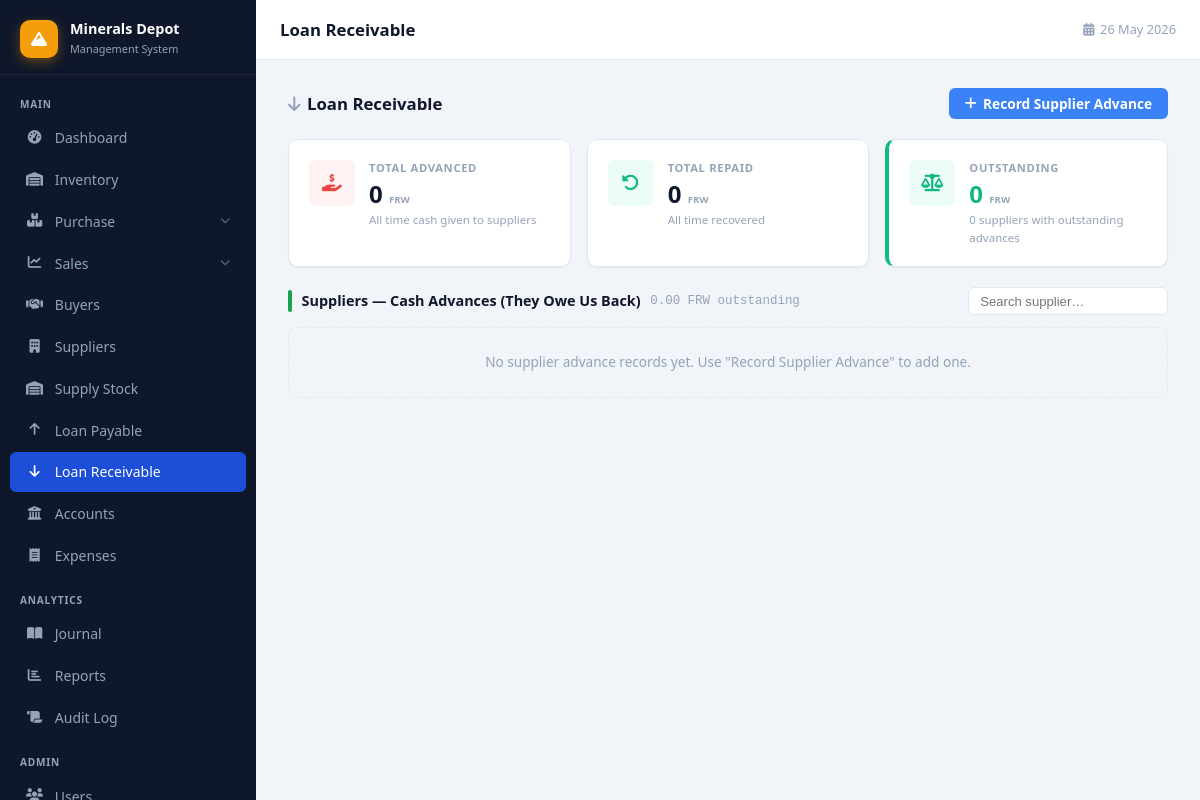
The page /loans-receivable.php (signed in) on the database as committed earlier.
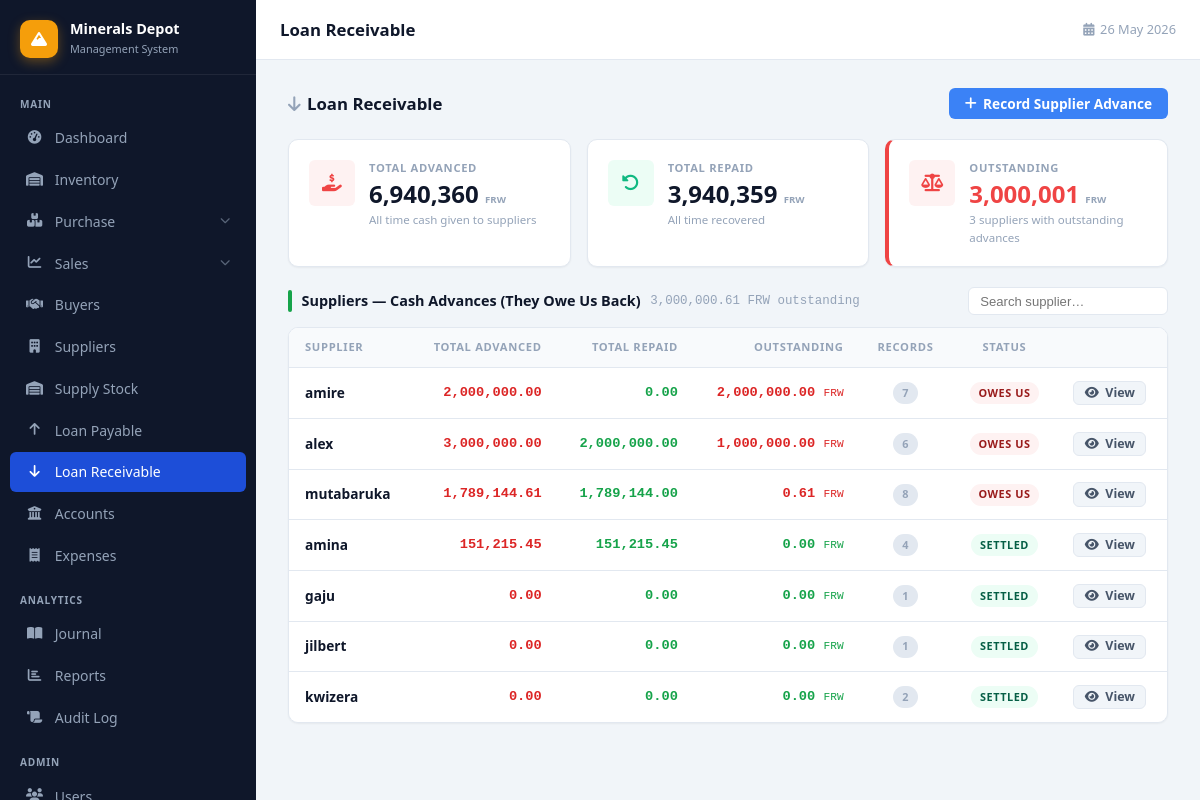
The same page on the database as committed later.
### tables this page shows
CREATE TABLE `suppliers` (
  `id` int(11) NOT NULL,
  `supplier_code` varchar(50) NOT NULL,
  `name` varchar(100) NOT NULL,
  `contact_person` varchar(100) DEFAULT NULL,
  `phone` varchar(20) DEFAULT NULL,
  `email` varchar(100) DEFAULT NULL,
  `license_number` varchar(100) DEFAULT NULL,
  `address` text DEFAULT NULL,
  `created_at` timestamp NOT NULL DEFAULT current_timestamp()
);

### loans-receivable.php (the view, shortened to what the changed rows need)
<?php
require_once 'config/database.php';
try { $pdo->exec("ALTER TABLE supplier_loans ADD COLUMN payment_method ENUM('cash','bank','momo') DEFAULT NULL"); } catch(Exception $e){}
try { $pdo->exec("ALTER TABLE supplier_loans ADD COLUMN account_id INT DEFAULT NULL"); } catch(Exception $e){}
$sup_adv_raw = $pdo->query("
    SELECT s.id, s.name,
           COALESCE(SUM(CASE WHEN sl.type='loan' AND sl.is_deferred=0 THEN sl.amount ELSE 0 END),0) AS total_advanced,
           COALESCE(SUM(CASE WHEN sl.type='repayment' AND sl.is_deferred=0 THEN sl.amount ELSE 0 END),0) AS total_repaid,
           COALESCE(SUM(CASE WHEN sl.type='loan' AND sl.is_deferred=0 THEN sl.amount
                             WHEN sl.type='repayment' AND sl.is_deferred=0 THEN -sl.amount ELSE 0 END),0) AS balance,
           COUNT(sl.id) AS entries
    FROM suppliers s
    LEFT JOIN supplier_loans sl ON sl.supplier_id=s.id
    GROUP BY s.id, s.name ORDER BY balance DESC, s.name
")->fetchAll(PDO::FETCH_ASSOC);
$sup_adv_map=[];
foreach($sup_adv_raw as $r) $sup_adv_map[(int)$r['id']]=$r;
$stat_advances = array_sum(array_column(array_filter($sup_adv_raw,fn($r)=>$r['balance']>0),'balance'));
$stat_total_adv = array_sum(array_column($sup_adv_raw,'total_advanced'));
$stat_total_rep = array_sum(array_column($sup_adv_raw,'total_repaid'));
$cnt_advances   = count(array_filter($sup_adv_raw,fn($r)=>$r['balance']>0));
$view_supplier_id = intval($_GET['supplier_id'] ?? 0);
$view_sup_adv     = $view_supplier_id ? ($sup_adv_map[$view_supplier_id] ?? null) : null;
$loans=[]; $total=0; $total_pages=1; $page=1; $offset=0; $per_page=25;
$date_from=$_GET['date_from']??''; $date_to=$_GET['date_to']??'';
include 'includes/header.php';
?>
<?php
if($view_supplier_id && $view_sup_adv):
    $bal=(float)$view_sup_adv['balance']; $col=$bal>0?'#dc2626':'#16a34a';
?>
<div class="page-header">
    <div style="display:flex;align-items:center;gap:.75rem">
        <a href="loans-receivable.php" class="btn btn-secondary" style="padding:.4rem .75rem"><i class="fas fa-arrow-left"></i></a>
        <div>
            <h2 style="margin:0"><i class="fas fa-industry" style="margin-right:.4rem;color:var(--text-muted)"></i><?= htmlspecialchars($view_sup_adv['name']) ?></h2>
            <div style="font-size:.8rem;color:var(--text-muted);margin-top:.1rem">Cash Advances — Supplier Owes Us</div>
        </div>
    </div>
    <div style="display:flex;gap:.5rem">
        <a href="loans-payable.php?supplier_id=<?= $view_supplier_id ?>" class="btn btn-secondary">
            <i class="fas fa-arrow-right-arrow-left"></i> View Deferred Payments
        </a>
        <button class="btn btn-primary" onclick="openModal()"><i class="fas fa-plus"></i> Record Advance / Repayment</button>
    </div>
</div>
<div class="stats-grid" style="grid-template-columns:repeat(3,1fr);margin-bottom:1.25rem">
    <div class="stat-card">
        <div class="stat-icon si-red"><i class="fas fa-hand-holding-dollar"></i></div>
        <div class="stat-info"><div class="stat-label">Total Advanced</div>
            <div class="stat-value"><?= number_format($view_sup_adv['total_advanced'],0) ?> <small style="font-size:.6rem;color:var(--text-muted)">FRW</small></div>
            <div class="stat-sub">Cash given to supplier</div></div>
    </div>
    <div class="stat-card">
        <div class="stat-icon si-green"><i class="fas fa-rotate-left"></i></div>
        <div class="stat-info"><div class="stat-label">Total Repaid</div>
            <div class="stat-value"><?= number_format($view_sup_adv['total_repaid'],0) ?> <small style="font-size:.6rem;color:var(--text-muted)">FRW</small></div>
            <div class="stat-sub">Recovered from supplier</div></div>
    </div>
    <div class="stat-card" style="border-left:4px solid <?= $col ?>">
        <div class="stat-icon" style="background:<?= $bal>0?'#fef2f2':'#f0fdf4' ?>;color:<?= $col ?>"><i class="fas fa-scale-balanced"></i></div>
        <div class="stat-info"><div class="stat-label">Outstanding</div>
            <div class="stat-value" style="color:<?= $col ?>"><?= number_format(abs($bal),0) ?> <small style="font-size:.6rem;color:var(--text-muted)">FRW</small></div>
            <div class="stat-sub" style="color:<?= $col ?>"><?= $bal>0?'Supplier owes us':'Settled' ?></div></div>
    </div>
</div>
<form method="GET" action="loans-receivable.php" class="filter-bar" style="margin-bottom:1rem">
    <input type="hidden" name="supplier_id" value="<?= $view_supplier_id ?>">
    <div class="filter-group"><label>From</label><input type="date" name="date_from" value="<?= htmlspecialchars($date_from) ?>"></div>
    <div class="filter-group"><label>To</label><input type="date" name="date_to" value="<?= htmlspecialchars($date_to) ?>"></div>
    <div class="filter-group">
        <label>Search</label>
        <input type="search" id="loans-search" placeholder="Type, method, notes…" oninput="filterLoans(this.value)"
               style="padding:.35rem .7rem;font-size:.82rem;border:1px solid var(--border);border-radius:6px;background:var(--surface);color:var(--text)">
    </div>
    <div class="filter-actions">
        <button type="submit" class="btn btn-primary" style="height:2rem;padding:0 .75rem;font-size:.82rem"><i class="fas fa-filter"></i> Filter</button>
        <?php if($date_from||$date_to): ?><a href="loans-receivable.php?supplier_id=<?= $view_supplier_id ?>" class="btn btn-secondary" style="height:2rem;padding:0 .75rem;font-size:.82rem"><i class="fas fa-xmark"></i> Clear</a><?php endif; ?>
    </div>
</form>
<div class="table-wrap">
    <table>
        <thead><tr><th>#</th><th>Date</th><th>Type</th><th style="text-align:right">Amount (FRW)</th><th>Method</th><th>Notes</th><th>By</th><th></th></tr></thead>
        <tbody id="loans-tbody">
        <?php $i=0; foreach($loans as $ln): ?>
        <tr id="loan-row-<?= $ln['id'] ?>">
            <td class="text-muted" style="font-size:.78rem"><?= ++$i ?></td>
            <td class="text-muted" style="font-size:.82rem;white-space:nowrap"><?= date('d M Y H:i',strtotime($ln['created_at'])) ?></td>
            <td><?= $ln['type']==='loan'
                ? '<span class="badge badge-danger"><i class="fas fa-arrow-up" style="font-size:.65rem"></i> Advance</span>'
                : '<span class="badge badge-success"><i class="fas fa-arrow-down" style="font-size:.65rem"></i> Repayment</span>' ?></td>
            <td style="text-align:right;font-family:monospace;font-weight:700;color:<?= $ln['type']==='loan'?'#dc2626':'#16a34a' ?>">
                <?= ($ln['type']==='loan'?'+':'−').number_format($ln['amount'],2) ?></td>
            <td style="font-size:.78rem"><?= $ln['payment_method'] ? '<span class="badge" style="background:var(--border);color:var(--text-muted)">'.strtoupper($ln['payment_method']).'</span>' : '<span class="text-muted">—</span>' ?></td>
            <td class="text-muted" style="font-size:.82rem"><?= htmlspecialchars($ln['notes']??'') ?></td>
            <td class="text-muted" style="font-size:.78rem"><?= htmlspecialchars($ln['created_by_name']??'') ?></td>
            <td><button class="btn btn-danger" style="padding:.3rem .6rem;font-size:.75rem" onclick="deleteLoan(<?= $ln['id'] ?>,this)"><i class="fas fa-trash"></i></button></td>
        </tr>
        <?php endforeach; ?>
        <?php if(!$loans): ?><tr id="empty-row"><td colspan="8" style="text-align:center;padding:2rem;color:var(--text-muted)">No advance records found.</td></tr><?php endif; ?>
        </tbody>
    </table>
    <?php if($total_pages>1): ?><?= paginate($page,$total_pages,['supplier_id'=>$view_supplier_id,'date_from'=>$date_from,'date_to'=>$date_to],'loans-receivable.php') ?><?php endif; ?>
</div>
<?php
else:
?>
<div class="page-header">
    <h2><i class="fas fa-arrow-down" style="margin-right:.4rem;color:var(--text-muted)"></i>Loan Receivable</h2>
    <button class="btn btn-primary" onclick="openModal()"><i class="fas fa-plus"></i> Record Supplier Advance</button>
</div>
<div class="stats-grid" style="grid-template-columns:repeat(3,1fr);margin-bottom:1.25rem">
    <div class="stat-card">
        <div class="stat-icon si-red"><i class="fas fa-hand-holding-dollar"></i></div>
        <div class="stat-info"><div class="stat-label">Total Advanced</div>
            <div class="stat-value"><?= number_format($stat_total_adv,0) ?> <small style="font-size:.6rem;color:var(--text-muted)">FRW</small></div>
            <div class="stat-sub">All time cash given to suppliers</div></div>
    </div>
    <div class="stat-card">
        <div class="stat-icon si-green"><i class="fas fa-rotate-left"></i></div>
        <div class="stat-info"><div class="stat-label">Total Repaid</div>
            <div class="stat-value"><?= number_format($stat_total_rep,0) ?> <small style="font-size:.6rem;color:var(--text-muted)">FRW</small></div>
            <div class="stat-sub">All time recovered</div></div>
    </div>
    <div class="stat-card" style="border-left:4px solid <?= $stat_advances>0?'var(--danger)':'var(--success)' ?>">
        <div class="stat-icon <?= $stat_advances>0?'si-red':'si-green' ?>"><i class="fas fa-scale-balanced"></i></div>
        <div class="stat-info"><div class="stat-label">Outstanding</div>
            <div class="stat-value" style="color:<?= $stat_advances>0?'var(--danger)':'var(--success)' ?>"><?= number_format($stat_advances,0) ?> <small style="font-size:.6rem;color:var(--text-muted)">FRW</small></div>
            <div class="stat-sub"><?= $cnt_advances ?> supplier<?= $cnt_advances!=1?'s':'' ?> with outstanding advances</div></div>
    </div>
</div>
<div style="display:flex;align-items:center;gap:.6rem;margin-bottom:.75rem">
    <div style="width:4px;height:1.4rem;background:#16a34a;border-radius:2px"></div>
    <span style="font-weight:700;font-size:.9rem">Suppliers — Cash Advances (They Owe Us Back)</span>
    <span style="font-size:.78rem;color:var(--text-muted);font-family:monospace"><?= number_format($stat_advances,2) ?> FRW outstanding</span>
    <input type="search" id="supplier-search" placeholder="Search supplier…" oninput="filterSuppliers(this.value)"
           style="margin-left:auto;padding:.35rem .7rem;font-size:.82rem;border:1px solid var(--border);border-radius:6px;background:var(--surface);color:var(--text);width:200px">
</div>
<?php $adv_list=array_filter($sup_adv_raw,fn($r)=>(int)$r['entries']>0); ?>
<?php if($adv_list): ?>
<div class="table-wrap">
    <table>
        <thead><tr><th>Supplier</th><th style="text-align:right">Total Advanced</th><th style="text-align:right">Total Repaid</th><th style="text-align:right">Outstanding</th><th style="text-align:center">Records</th><th style="text-align:center">Status</th><th></th></tr></thead>
        <tbody id="suppliers-tbody">
        <?php foreach($adv_list as $s):
            $bal=(float)$s['balance']; $col=$bal>0?'#dc2626':($bal<0?'#2563eb':'#16a34a');
            $lbl=$bal>0?'Owes Us':($bal<0?'Credit':'Settled');
            $bdg=$bal>0?'badge-danger':($bal<0?'badge-primary':'badge-success');
        ?>
        <tr style="cursor:pointer" onclick="location.href='loans-receivable.php?supplier_id=<?= $s['id'] ?>'"
            onmouseover="this.style.background='var(--border)22'" onmouseout="this.style.background=''">
            <td><strong><?= htmlspecialchars($s['name']) ?></strong></td>
            <td style="text-align:right;font-family:monospace;color:#dc2626;font-weight:600"><?= number_format($s['total_advanced'],2) ?></td>
            <td style="text-align:right;font-family:monospace;color:#16a34a;font-weight:600"><?= number_format($s['total_repaid'],2) ?></td>
            <td style="text-align:right;font-family:monospace;font-weight:700;color:<?= $col ?>"><?= number_format(abs($bal),2) ?> <span style="font-size:.7rem;font-weight:500">FRW</span></td>
            <td style="text-align:center"><span class="badge" style="background:var(--border);color:var(--text-muted)"><?= (int)$s['entries'] ?></span></td>
            <td style="text-align:center"><span class="badge <?= $bdg ?>"><?= $lbl ?></span></td>
            <td onclick="event.stopPropagation()"><a href="loans-receivable.php?supplier_id=<?= $s['id'] ?>" class="btn btn-secondary" style="padding:.3rem .65rem;font-size:.78rem"><i class="fas fa-eye"></i> View</a></td>
        </tr>
        <?php endforeach; ?>
        </tbody>
    </table>
</div>
<?php else: ?>
<div style="border:1px dashed var(--border);border-radius:8px;padding:1.5rem;text-align:center;color:var(--text-muted);font-size:.85rem">
    No supplier advance records yet. Use "Record Supplier Advance" to add one.
</div>
<?php endif; ?>
<?php endif; ?>
<?php include 'includes/footer.php'; ?>

Rows that differ between the two databases and show on the page:
now on this page (row edited): suppliers: name "amire", total_advanced "2,000,000.00", total_repaid "0.00", bal "2,000,000.00", entries "7", lbl "OWES US"
now on this page (row edited): suppliers: name "alex", total_advanced "3,000,000.00", total_repaid "2,000,000.00", bal "1,000,000.00", entries "6", lbl "OWES US"
added suppliers: name "mutabaruka", total_advanced "1,789,144.61", total_repaid "1,789,144.00", bal "0.61", entries "8", lbl "OWES US"
now on this page (row edited): suppliers: name "amina", total_advanced "151,215.45", total_repaid "151,215.45", bal "0.00", entries "4", lbl "SETTLED"
added suppliers: name "gaju", total_advanced "0.00", total_repaid "0.00", bal "0.00", entries "1", lbl "SETTLED"
now on this page (row edited): suppliers: name "jilbert", total_advanced "0.00", total_repaid "0.00", bal "0.00", entries "1", lbl "SETTLED"
now on this page (row edited): suppliers: name "kwizera", total_advanced "0.00", total_repaid "0.00", bal "0.00", entries "2", lbl "SETTLED"
Other text that changed with them:
$stat_total_adv: "0" → "6,940,360"
$stat_total_rep: "0" → "3,940,359"
$stat_advances: "0" → "3,000,001"
$cnt_advances: "0" → "3"
$stat_advances: "0.00" → "3,000,000.61"
text no longer shown: "No supplier advance records yet. Use \"Record Supplier Advance\" to add one."
text now shown: "SUPPLIER TOTAL ADVANCED TOTAL REPAID OUTSTANDING RECORDS STATUS"
